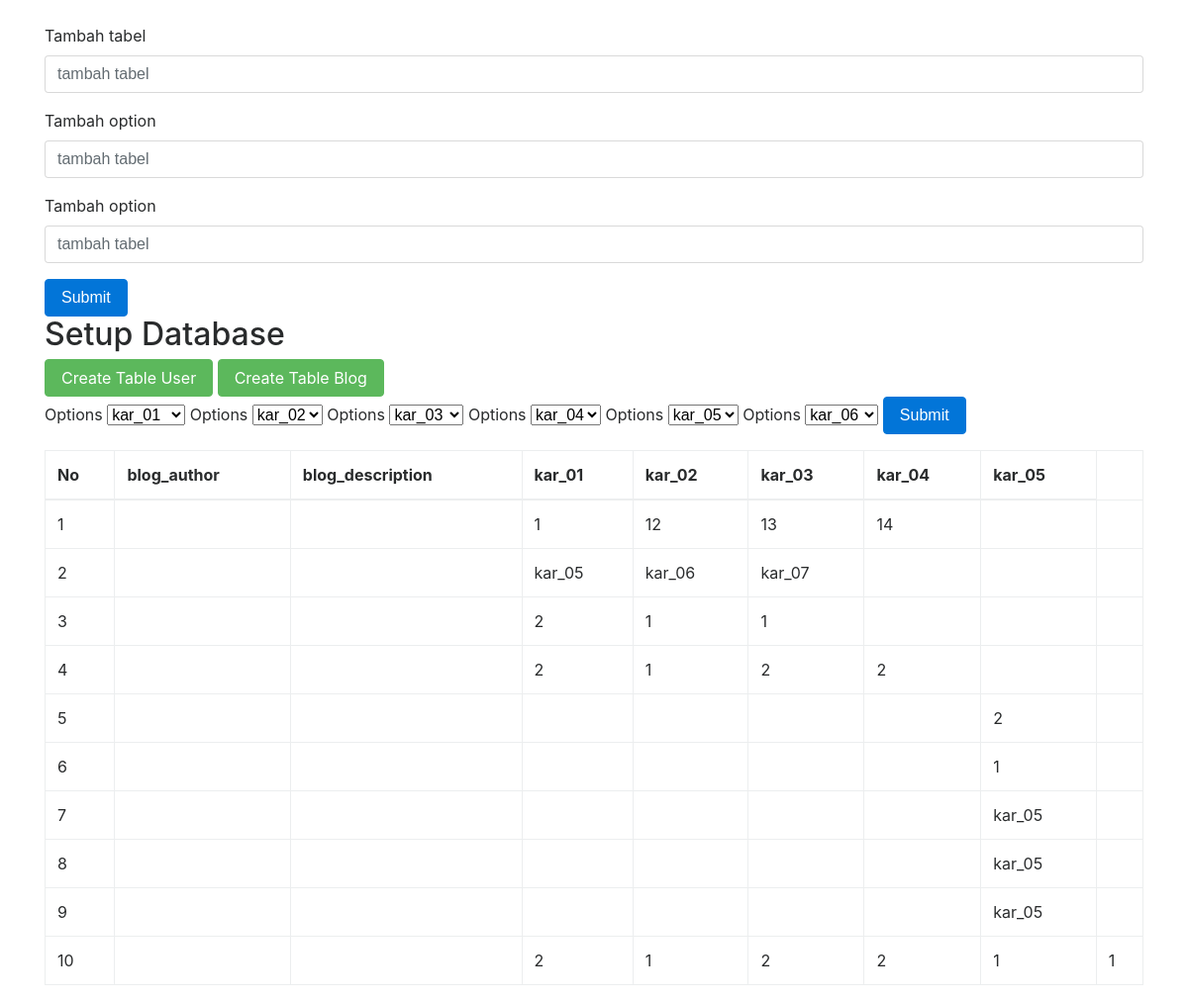
The page /index.php/setup on the database its author committed.
### tables this page shows
CREATE TABLE `tbl_tes` (
  `id` int(11) NOT NULL,
  `karakter` varchar(100) NOT NULL,
  `tanaman` varchar(100) NOT NULL,
  `kondisi` int(11) NOT NULL,
  `option_1` varchar(100) NOT NULL,
  `option_2` varchar(100) NOT NULL,
  `option_3` varchar(100) NOT NULL,
  `option_4` varchar(100) NOT NULL
);

CREATE TABLE `tbl_kar` (
  `id` int(11) NOT NULL,
  `kar` varchar(20) NOT NULL,
  `status` int(11) NOT NULL
);

CREATE TABLE `tbl_blog` (
  `blog_id` int(5) UNSIGNED NOT NULL,
  `blog_author` varchar(100) NOT NULL DEFAULT '',
  `blog_description` text DEFAULT NULL,
  `kar_01` text DEFAULT NULL,
  `kar_02` text DEFAULT NULL,
  `kar_03` text DEFAULT NULL,
  `kar_04` text DEFAULT NULL,
  `kar_05` text DEFAULT NULL,
  `kar_06` varchar(20) NOT NULL
);

### application/controllers/Setup.php (called while the page is built, shortened)
<?php
class Setup extends CI_Controller
{
	function __construct()
	{
		$this->load->dbforge();
		$this->load->model('m_data');
		$this->load->library('session');
	}
	function index()
	{
		$data['data'] = $this->m_data->tampil_data()->result();
		$data['dataa'] = $this->m_data->tampil()->result();
		$data['sam'] = $this->m_data->showdata()->result();
		$this->load->view('setup_view', $data);
	}
}

### index.php (called while the page is built, shortened)
<?php
require_once BASEPATH.'core/CodeIgniter.php';

### application/models/m_data.php (called while the page is built, shortened)
<?php
class M_data extends CI_Model
{
    function tampil_data()
    {
        return $this->db->get('tbl_tes');
    }
    function tampil()
    {
        return $this->db->get('tbl_blog');
    }
    function showdata()
    {
        return $this->db->get('tbl_kar');
    }
}

### application/views/setup_view.php (the view, shortened to what this page needs)
<!DOCTYPE html>
<html>
<head>
	<link rel="stylesheet" type="text/css" href="<?php echo base_url() . 'assets/css/bootstrap.css' ?>">
</head>
<body>
	<div class="container">
		<br />
		<form class="user" method="post" action="<?= base_url('index.php/setup/create_kolom'); ?>">
			<div class="form-group">
				<label for="exampleInputEmail1">Tambah tabel</label>
				<input type="text" class="form-control" id="karakter" name="karakter" placeholder="tambah tabel">
			</div>
			<div class="form-group">
				<label for="exampleInputEmail1">Tambah option</label>
				<input type="text" class="form-control" id="option_1" name="option_1" placeholder="tambah tabel">
			</div>
			<div class="form-group">
				<label for="exampleInputEmail1">Tambah option</label>
				<input type="text" class="form-control" id="option_2" name="option_2" placeholder="tambah tabel">
			</div>
			<button type="submit" class="btn btn-primary">Submit</button>
		</form>
		<h2>Setup Database</h2>
		<a href="<?php echo base_url() . 'index.php/setup/create_table_user' ?>" class="btn btn-success">Create Table User</a>
		<a href="<?php echo base_url() . 'index.php/setup/create_table_blog' ?>" class="btn btn-success">Create Table Blog</a>
		<form class="user" method="post" action="<?= base_url('index.php/setup/add'); ?>">
			<div class="form-group">
				<?php foreach ($data as $dat) { ?>
					<?php if ($dat->karakter == 'kar_01') { ?>
						<label class="input-group-text" for="kar_01">Options</label>
						<select class="form-select" id="kar_01" name="kar_01">
							<option selected><?php echo $dat->karakter ?></option>
						</select>
					<?php } ?>
					<?php if ($dat->karakter == 'kar_02') { ?>
						<label class="input-group-text" for="kar_02">Options</label>
						<select class="form-select" id="kar_02" name="kar_02">
							<option selected><?php echo $dat->karakter ?></option>
						</select>
					<?php } ?>
					<?php if ($dat->karakter == 'kar_03') { ?>
						<label class="input-group-text" for="kar_03">Options</label>
						<select class="form-select" id="kar_03" name="kar_03">
							<option selected><?php echo $dat->karakter ?></option>
						</select>
					<?php } ?>
					<?php if ($dat->karakter == 'kar_04') { ?>
						<label class="input-group-text" for="kar_04">Options</label>
						<select class="form-select" id="kar_04" name="kar_04">
							<option selected><?php echo $dat->karakter ?></option>
						</select>
					<?php } ?>
					<?php if ($dat->karakter == 'kar_05') { ?>
						<label class="input-group-text" for="kar_05">Options</label>
						<select class="form-select" id="kar_05" name="kar_05">
							<option selected><?php echo $dat->karakter ?></option>
						</select>
					<?php } ?>
					<?php if ($dat->karakter == 'kar_06') { ?>
						<label class="input-group-text" for="kar_06">Options</label>
						<select class="form-select" id="kar_06" name="kar_06">
							<option selected><?php echo $dat->karakter ?></option>
						</select>
					<?php } ?>
				<?php } ?>
				<button type="submit" class="btn btn-primary">Submit</button>
			</div>
		</form>
		<table class="table table-bordered" id="dataTable" width="100%" cellspacing="0">
			<thead>
				<?php $no = 1;
				foreach ($sam as $aa) { ?>
					<tr>
						<th>No</th>
						<th>blog_author</th>
						<th>blog_description</th>
						<th>kar_01</th>
						<th>kar_02</th>
						<th>kar_03</th>
						<th>kar_04</th>
						<?php if (!empty($aa->kar == 'kar_05')) { ?>
							<th>kar_05</th>
						<?php } ?>
					</tr>
				<?php } ?>
			</thead>
			<tbody>
				<?php $no = 1;
				foreach ($dataa as $aaa) { ?>
					<tr>
						<td><?php echo $no++ ?></td>
						<td><?php echo $aaa->blog_author ?></td>
						<td><?php echo $aaa->blog_description ?></td>
						<td><?php echo $aaa->kar_01 ?></td>
						<td><?php echo $aaa->kar_02 ?></td>
						<td><?php echo $aaa->kar_03 ?></td>
						<td><?php echo $aaa->kar_04 ?></td>
						<?php if ($aaa->kar_05 != null) { ?>
							<td><?php if ($aaa->kar_05 > 0) {
									echo $aaa->kar_05;
								}  ?></td>
						<?php } else if ($aaa->kar_05 == null) { ?>
							<td><?php echo null;
							} ?></td>
							<?php if ($aaa->kar_06 != null) { ?>
								<td><?php if ($aaa->kar_06 > 0) {
										echo $aaa->kar_06;
									}  ?></td>
							<?php } else if ($aaa->kar_06 == null) { ?>
								<td><?php echo null;
								} ?></td>
					</tr>
				<?php } ?>
			</tbody>
		</table>
	</div>
</body>
</html>

### rows shown on the page
tbl_tes: kar_01 "kar_01"
tbl_tes: kar_02 "kar_02"
tbl_tes: kar_03 "kar_03"
tbl_tes: kar_04 "kar_04"
tbl_tes: kar_05 "kar_05"
tbl_tes: kar_06 "kar_06"
tbl_kar: kar "kar_05"
tbl_blog: kar_01 "1", kar_02 "12", kar_03 "13", kar_04 "14"
tbl_blog: kar_01 "kar_05", kar_02 "kar_06", kar_03 "kar_07"
tbl_blog: kar_01 "2", kar_02 "1", kar_03 "1"
tbl_blog: kar_01 "2", kar_02 "1", kar_03 "2", kar_04 "2"
tbl_blog: kar_05 "2"
tbl_blog: kar_05 "1"
tbl_blog: kar_05 "kar_05"
tbl_blog: kar_05 "kar_05"
tbl_blog: kar_05 "kar_05"
tbl_blog: kar_01 "2", kar_02 "1", kar_03 "2", kar_04 "2", kar_05 "1", kar_06 "1"
